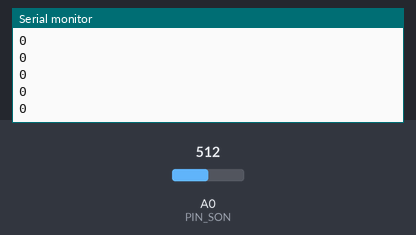
Recording of a sketch running on a simulated Arduino Uno, built with avr-gcc and run on an emulated ATmega328P. Shown: the last lines printed to the serial monitor. The inputs (shaded band) are chosen by the test bench; at power-on: A0 (PIN_SON) = 512.

Above: at 1.2 s.
1.3 s: A0 (PIN_SON) set to 716
At 1.32 s:
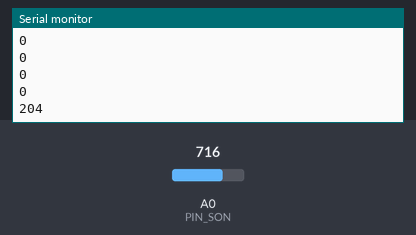
2.8 s: A0 (PIN_SON) set to 900
At 2.82 s:
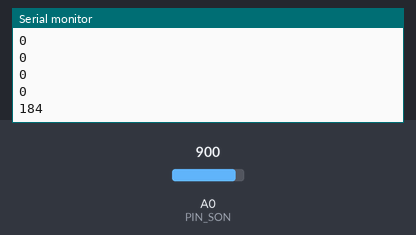
Timing chart, 0 to 5.8 s (numbered marks = the images above; inputs shaded):
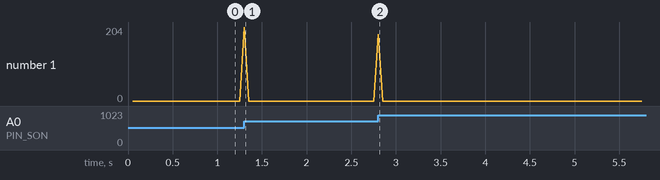

The sketch:

son_amplitude.ino
```cpp
const byte PIN_SON = A0;
const unsigned int FENETRE = 50;

int mesureAmplitude() {
  unsigned long debut = millis();
  int mini = 1023;
  int maxi = 0;
  while (millis() - debut < FENETRE) {
    int valeur = analogRead(PIN_SON);
    mini = min(mini, valeur);
    maxi = max(maxi, valeur);
  }
  return maxi - mini;
}

void setup() {
  Serial.begin(9600);
}

void loop() {
  Serial.println(mesureAmplitude());
}
```

Measured:
- after the input at 1.3 s, the serial monitor: prints a new line at once (image 1)
- after the input at 2.8 s, the serial monitor: prints a new line at once (image 2)
